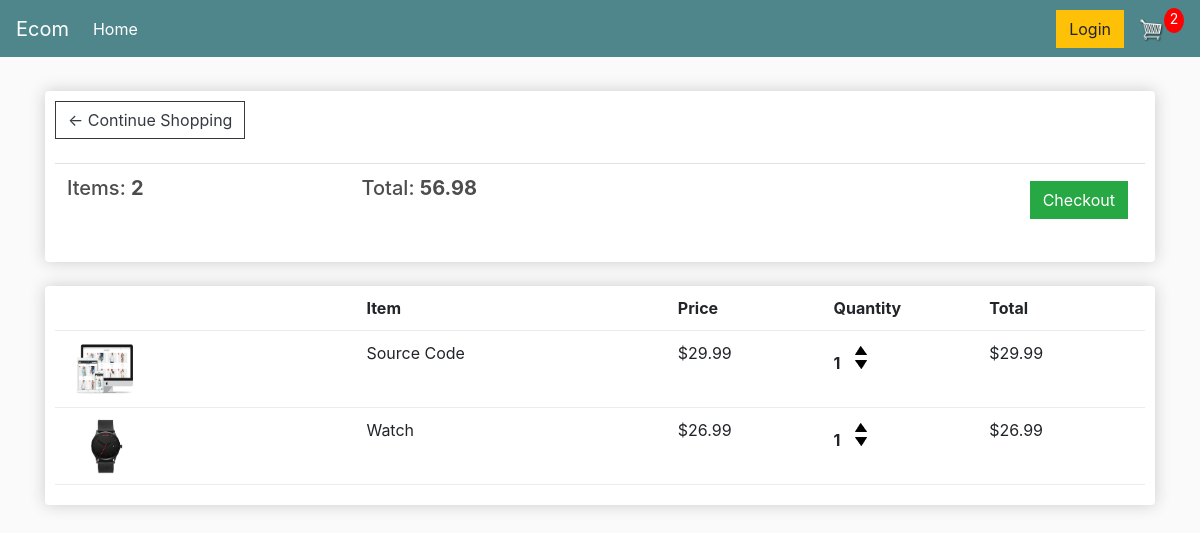
The app's page /cart/ (signed in), older data.
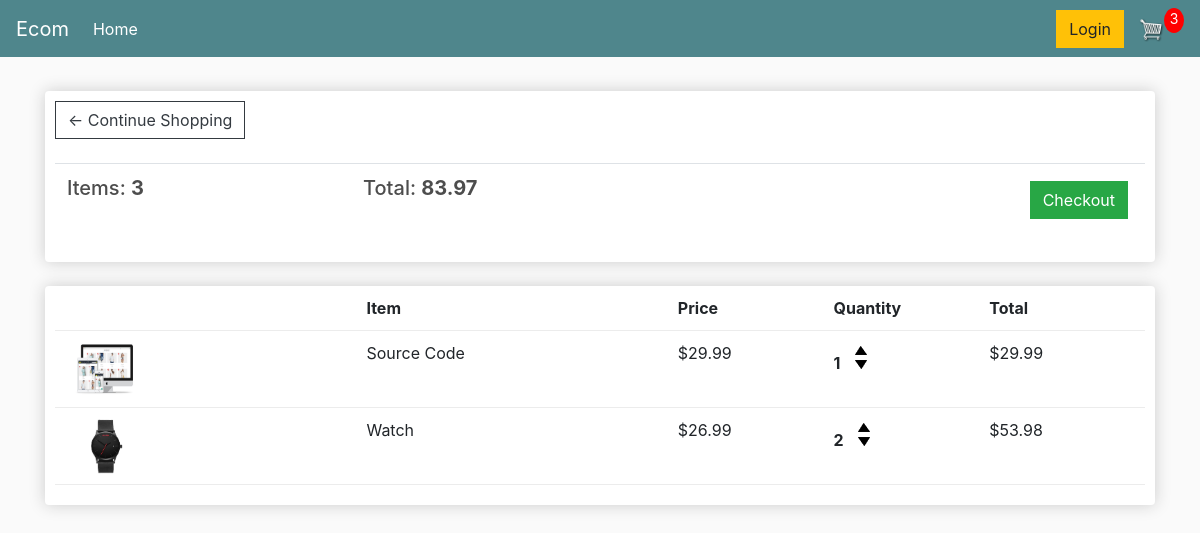
The same page, newer data.
### store/models.py (models this page shows, shortened)
class Order(models.Model):
    customer = models.ForeignKey(Customer, on_delete=models.SET_NULL, null=True, blank=True)
    date_ordered = models.DateTimeField(auto_now_add=True)
    complete = models.BooleanField(default=False)
    transaction_id = models.CharField(max_length=100, null=True)
    @property
    def get_cart_total(self):
        orderitems = self.orderitem_set.all()
        total = sum([item.get_total for item in orderitems])
        return total
    @property
    def get_cart_items(self):
        orderitems = self.orderitem_set.all()
        total = sum([item.quantity for item in orderitems])
        return total

class OrderItem(models.Model):
    product = models.ForeignKey(Product, on_delete=models.SET_NULL, null=True)
    order = models.ForeignKey(Order, on_delete=models.SET_NULL, null=True)
    quantity = models.IntegerField(default=0, null=True, blank=True)
    date_added = models.DateTimeField(auto_now_add=True)
    @property
    def get_total(self):
        total = self.product.price * self.quantity
        return total

class Product(models.Model):
    name = models.CharField(max_length=200)
    price = models.DecimalField(max_digits=7, decimal_places=2)
    digital = models.BooleanField(default=False, null=True, blank=True)
    image = models.ImageField(null=True, blank=True)
    def imageURL(self):
        try:
            url = self.image.url
        except:
            url = ""
        return url

### store/views.py (the view)
# urls.py: path('cart/', views.cart, name='cart'),
def cart(request):
    if request.user.is_authenticated:
        customer = request.user.customer
        order, created = Order.objects.get_or_create(customer=customer, complete=False)
        items = order.orderitem_set.all()
        cartItems = order.get_cart_items
    else:
        items = []
        order = {'get_cart_total':0, 'get_cart_items': 0, 'shipping': False}
        cartItems = order['get_cart_items']
    context = {
        'items' : items,
        'order' : order,
        'cartItems': cartItems,
    }
    return render(request, 'store/cart.html', context)

### store/templates/store/cart.html
{% extends 'store/main.html' %}
{% load static %}
{% block content %}
    <div class="row">
        <div class="col-lg-12">
            <div class="box-element">
                <a class="btn btn-outline-dark" href="{% url 'store' %}" >
                    &#x2190;
                    Continue Shopping
                </a>
                <br>
                <br>
                <table class="table">
                    <tr>
                        <th><h5>Items: <strong>{{order.get_cart_items}}</strong></h5></th>
                        <th><h5>Total: <strong>{{order.get_cart_total|floatformat:2}}</strong></h5></th>
                        <th>
                            <a style="float: right; margin: 5px;" class="btn btn-success"; href="{% url 'checkout' %}">Checkout</a>
                        </th>
                    </tr>
                </table>
            </div>
            <br>
            <div class="box-element">
                <div class="cart-row">
                    <div style="flex:2"></div>
                    <div style="flex:2"><strong>Item</strong></div>
                    <div style="flex:1"><strong>Price</strong></div>
                    <div style="flex:1"><strong>Quantity</strong></div>
                    <div style="flex:1"><strong>Total</strong></div>
                </div>
                {% for item in items %}
                <div class="cart-row">
                    <div style="flex: 2"><img class="row-image" src="{{item.product.imageURL}}"></div>
                    <div style="flex: 2"><p>{{item.product.name}}</p></div>
                    <div style="flex: 1"><p>${{item.product.price|floatformat:2}}</p></div>
                    <div style="flex: 1">
                        <p class="quantity">{{item.quantity}}</p>
                        <div class="quantity">
                            <img data-product="{{item.product.id}}" data-action="add" class="chg-quantity update-cart" src="{% static 'images/arrow-up.png' %}">
                            <img data-product="{{item.product.id}}" data-action="remove" class="chg-quantity update-cart" src="{% static 'images/arrow-down.png' %}">
                        </div>
                    </div>
                    <div style="flex: 1"><p>${{item.get_total}}</p></div>
                </div>
                {%endfor %}
            </div>
        </div>
    </div>
{% endblock content %}

Row changes from the older to the newer data that the page shows:
changed Order: get_cart_items "2" → "3"; get_cart_total "56.98" → "83.97"
changed OrderItem "Watch": quantity "1" → "2"; get_total "26.99" → "53.98"
Text that changed along with them:
{{ cartItems }}: "2" → "3"
